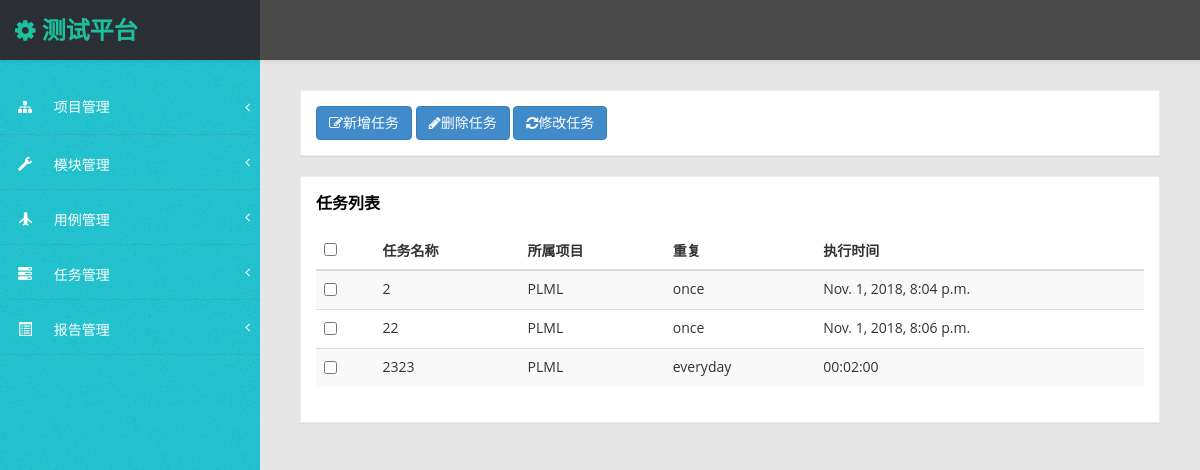
The page /task_list/ on the database as committed earlier.
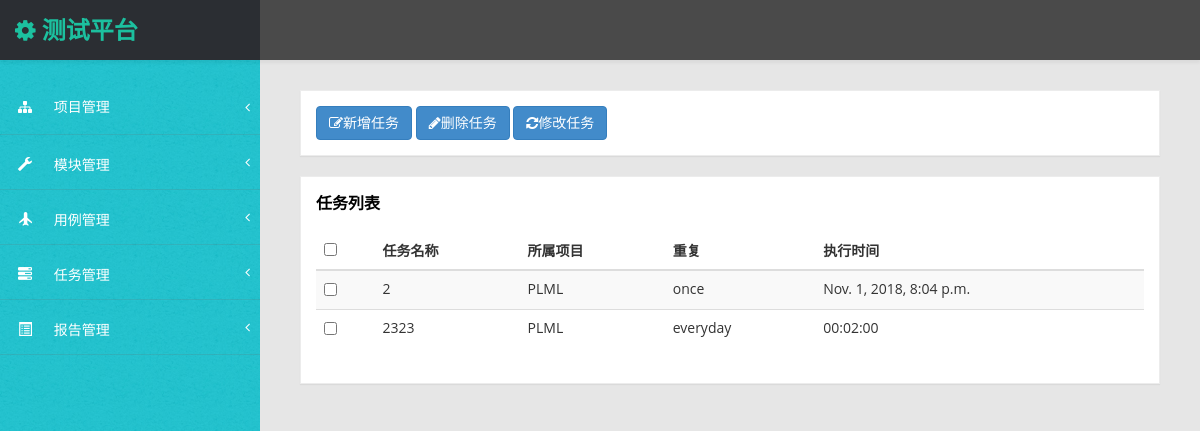
The same page on the database as committed later.
### ApiManager/models.py (models this page shows)
class TaskInfo(models.Model):
    class Meta:
        verbose_name='定时任务'
        db_table='TaskInfo'
    belong_project=models.ForeignKey(ProjectInfo,on_delete=models.CASCADE)
    name=models.CharField("任务名",max_length=1024,null=False)
    type = models.CharField(max_length=50, verbose_name='类型', choices=TASK_CHOICE)
    executeTime = models.DateTimeField(max_length=50, verbose_name='执行时间',null=True)
    fixedTime=models.CharField(max_length=50, verbose_name='固定时间',null=True)

class BaseTable(models.Model):
    create_time = models.DateTimeField('创建时间', auto_now_add=True)
    update_time = models.DateTimeField('更新时间', auto_now=True)
    class Meta:
        abstract = True
        verbose_name = "公共字段表"
        db_table = 'BaseTable'

class ProjectInfo(BaseTable):
    class Meta:
        verbose_name = '项目信息'
        db_table = 'ProjectInfo'
    project_name = models.CharField('项目名称', max_length=50, unique=True, null=False)
    responsible_name = models.CharField('负责人', max_length=20, null=False)
    test_user = models.CharField('测试人员', max_length=100, null=False)
    dev_user = models.CharField('开发人员', max_length=100, null=False)
    publish_app = models.CharField('发布应用', max_length=100, null=False)
    simple_desc = models.CharField('简要描述', max_length=100, null=True)
    other_desc = models.CharField('其他信息', max_length=100, null=True)

### ApiManager/views.py (the view)
# urls.py: path('task_list/',ApiManager_views.task_list),
def task_list(request):
    task_list=TaskInfo.objects.all().select_related('belong_project')
    return render(request,'task_list.html',{'tasks':task_list})

### templates/task_list.html (shortened to what this page needs)
{% extends 'base.html' %}
{% block page-content %}
       <div class="row">
       		<div class="col-md-12">
       		<div class="panel panel-default">
       		<div class="panel-body">
       			<a href="/add_task/" class="btn btn-primary"><i class="fa fa-edit"></i>新增任务</a>
       			<a href="#" class="btn btn-primary" id='deltask'><i class="fa fa-pencil"></i>删除任务</a>
       			<a href="#" class="btn btn-primary" id='edittask'><i class=" fa fa-refresh "></i>修改任务</a>
       			</div>
       			</div>
        	</div>
       </div>
 		<div class="row">
                <div class="col-md-12">
                    <div class="panel panel-default">
                        <div class="panel-heading">
                            	任务列表
                        </div>
                        <div class="panel-body">
                            <div class="table-responsive">
                                <table class="table table-striped" width="100%">
                                    <thead>
                                        <tr>
                                        	<th class="table-check"><input type="checkbox" id="select_all"/></th>
                                            <th>任务名称</th>
                                            <th>所属项目</th>
                                            <th>重复</th>
                                            <th>执行时间</th>
                                        </tr>
                                    </thead>
                                    <tbody>
                                        {% for task in tasks %}
								            <tr rowid="{{ task.id }}">
								            	<td><input type="checkbox" name="task_{{ task.id }}" value="{{ task.id }}"/></td>
								                <td>{{ task.name }}</td>
								                <td>{{ task.belong_project.project_name }}</td>
								                <td>{{ task.type }}</td>
								                {% ifequal task.executeTime null %}
                                    			<td>{{ task.fixedTime }}</td>
                                    			{% else %}
                                    			<td>{{ task.executeTime }}</td>
                                    			{% endifequal %}
								            </tr>
            							{% endfor %}
                                    </tbody>
                                </table>
                            </div>
                        </div>
                    </div>
{% endblock %}

Rows that differ between the two databases and show on the page:
removed TaskInfo: name "22", belong_project.project_name "PLML", type "once", executeTime "Nov. 1, 2018, 8:06 p.m."
